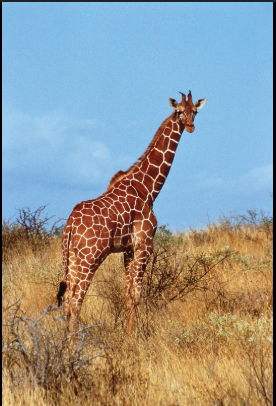
#> input picture APPLYING_BLUR_FILTER/bgr_image.png, 276 x 406 px
$ jupyter execute applying_blur_filter.ipynb
#> lines starting #> are read from the running program, lines starting #| are printed output that depends on the picture
[cell 1]
import cv2
import matplotlib.pyplot as plt
import numpy as np

[cell 2]
image = cv2.imread("./bgr_image.png")
#> image is the input picture: shape (406, 276, 3); mean B, G, R 148.6, 151.3, 147
rgb_image = cv2.cvtColor(image,cv2.COLOR_BGR2RGB)
grey_image = rgb_image = cv2.cvtColor(image,cv2.COLOR_BGR2GRAY)
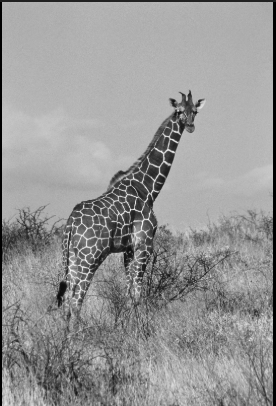
#> grey_image: shape (406, 276); min 0, max 245, mean 149.7

[cell 3]
plt.imshow(rgb_image)

[cell 4]
kernel_s = 5
average_blur = cv2.blur(rgb_image,(kernel_s,kernel_s))
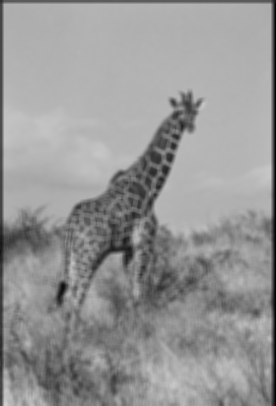
#> average_blur: shape (406, 276); min 0, max 208, mean 149.9
plt.imshow(average_blur)

[cell 5]
kernel_s = 5
average_blur = cv2.blur(grey_image,(kernel_s,kernel_s))
plt.imshow(average_blur,cmap='grey')

[cell 6]
kernel_s = 7
guassian_blur = cv2.GaussianBlur(grey_image,(kernel_s,kernel_s),0)
plt.imshow(guassian_blur,cmap='grey')

[cell 7]
kernel_s = 5
median_blur = cv2.medianBlur(grey_image,kernel_s)
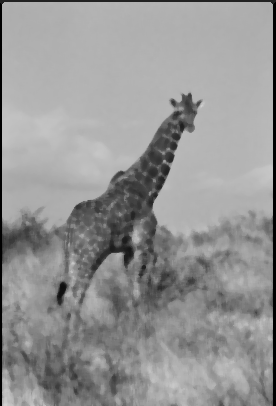
#> median_blur: shape (406, 276); min 0, max 209, mean 148.9
plt.imshow(median_blur,cmap='grey')

[cell 8]
plt.figure(figsize=(14,12))

plt.subplot(2,2,1)
plt.title("Original_Grey_Image")
plt.imshow(grey_image,cmap='grey')
plt.axis('off')

plt.subplot(2,2,2)
plt.title("Average_blur_Image")
plt.imshow(average_blur,cmap='grey')
plt.axis('off')

plt.subplot(2,2,3)
plt.title("Guassian_blur_Image")
plt.imshow(guassian_blur,cmap='grey')
plt.axis('off')

plt.subplot(2,2,4)
plt.title("Median_blur_Image")
plt.imshow(median_blur,cmap='grey')
plt.axis('off')
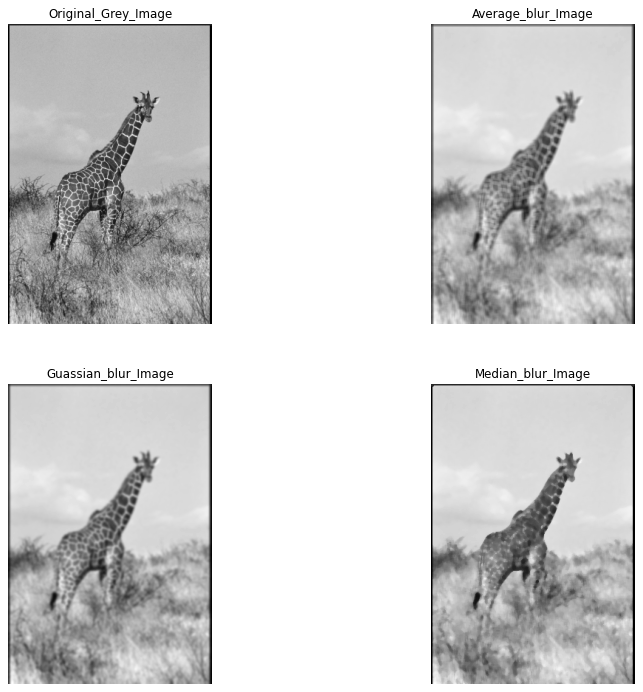
#> figure drawn by matplotlib, 4 panels
